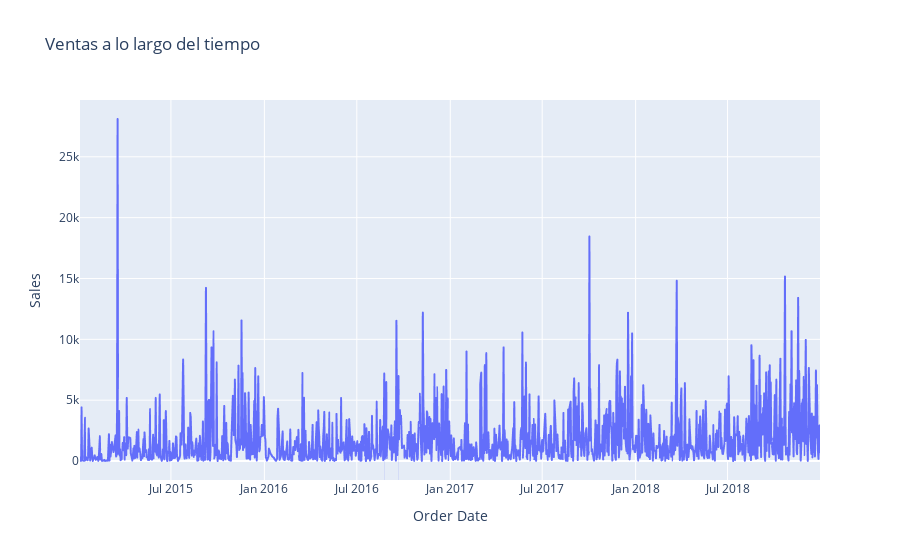

Notebook code cell kept with this figure:
### Markdown cell above
## Plotly - Gráfico de líneas interactivo

También vamos a analizar la **evolución de las ventas a lo largo del tiempo** mediante un gráfico de líneas interactivo. Este tipo de visualización es útil cuando trabajamos con datos que incluyen fechas, ya que permite detectar tendencias, ciclos o cambios en el comportamiento de una variable.

El primer paso consiste en asegurarnos de que la columna `Order Date` sea interpretada correctamente como una fecha. Para ello se utiliza la función `pd.to_datetime()`, que convierte los valores de la columna a un tipo de dato fecha. El argumento `dayfirst=True` indica que el formato de las fechas es día/mes/año, algo habitual en muchos datasets y necesario para evitar errores de interpretación.

Luego, los datos se agrupan por fecha utilizando `groupby('Order Date')`. Al aplicar `.sum(numeric_only=True)`, se suman todas las columnas numéricas (como `Sales`) correspondientes a cada fecha. De esta forma, se obtiene el total de ventas por día. El método `reset_index()` se utiliza para que la fecha vuelva a ser una columna normal del DataFrame y no quede como índice, lo que facilita su uso posterior en el gráfico.

El DataFrame resultante, llamado `df_fecha`, contiene entonces una fila por cada fecha y los valores agregados de ventas para ese día.

Finalmente, se crea un **gráfico de líneas interactivo** utilizando `plotly.express` con la función `px.line()`. El argumento `x='Order Date'` indica que el eje horizontal representará el tiempo, mientras que `y='Sales'` define que el eje vertical mostrará las ventas. El parámetro `title` agrega un título descriptivo al gráfico.

Gracias a la interactividad de Plotly, este gráfico permite explorar los datos de forma dinámica, por ejemplo, desplazando el cursor sobre la línea para ver valores exactos o haciendo zoom sobre períodos específicos. Este tipo de análisis muy útil para identificar **tendencias temporales**, picos de ventas o posibles estacionalidades en los datos.

### Code cell
df['Order Date'] = pd.to_datetime(df['Order Date'], dayfirst=True)
df_fecha = df.groupby('Order Date').sum(numeric_only=True).reset_index()
px.line(df_fecha, x='Order Date', y='Sales', title='Ventas a lo largo del tiempo')

### Figure 1 — Plotly figure (JSON) as saved in the notebook; plotly's stock layout.template omitted (floating-point values rounded to 4 significant figures; data arrays with more than 128 entries replaced by an {"elided": "..."} marker saying what was removed)
{"data": [{"hovertemplate": "Order Date=%{x}<br>Sales=%{y}<extra></extra>", "legendgroup": "", "line": {"color": "#636efa", "dash": "solid"}, "marker": {"symbol": "circle"}, "mode": "lines", "name": "", "showlegend": false, "type": "scattergl", "x": {"elided": "1230 str values"}, "xaxis": "x", "y": {"elided": "1230 float values"}, "yaxis": "y"}], "layout": {"legend": {"tracegroupgap": 0}, "title": {"text": "Ventas a lo largo del tiempo"}, "xaxis": {"anchor": "y", "domain": [0, 1], "title": {"text": "Order Date"}}, "yaxis": {"anchor": "x", "domain": [0, 1], "title": {"text": "Sales"}}}}
